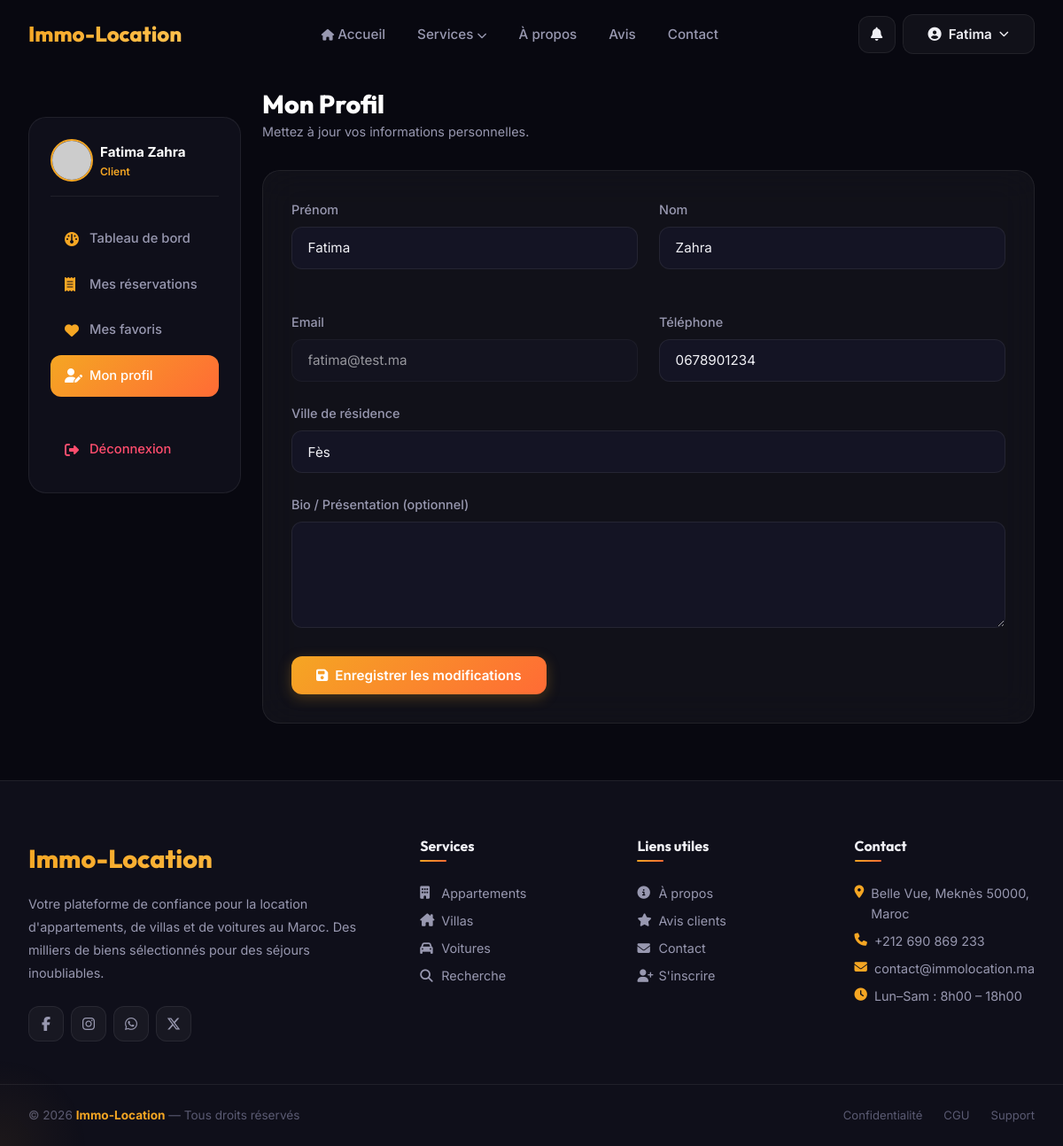
Page /page/dash/client.php?tab=profil (signed in) on the committed database.
### tables this page shows
CREATE TABLE IF NOT EXISTS utilisateurs (
  id              INT AUTO_INCREMENT PRIMARY KEY,
  prenom          VARCHAR(100) NOT NULL,
  nom             VARCHAR(100) NOT NULL,
  email           VARCHAR(191) NOT NULL UNIQUE,
  telephone       VARCHAR(20),
  mot_de_passe    VARCHAR(255) NOT NULL,
  type_compte     ENUM('client','proprietaire','admin') NOT NULL DEFAULT 'client',
  avatar          VARCHAR(255) DEFAULT NULL,
  bio             TEXT DEFAULT NULL,
  ville           VARCHAR(100) DEFAULT NULL,
  statut          ENUM('actif','suspendu','en_attente') DEFAULT 'actif',
  email_verifie   TINYINT(1) DEFAULT 0,
  token_reset     VARCHAR(255) DEFAULT NULL,
  date_creation   DATETIME DEFAULT CURRENT_TIMESTAMP,
  derniere_connexion DATETIME DEFAULT NULL,
  INDEX idx_email (email),
  INDEX idx_type  (type_compte)
);

### page/dash/client.php (the view, shortened to what this page needs)
<?php
include '../../includes/config.php';
$user_id = $_SESSION['user_id'];
$tab = $_GET['tab'] ?? 'overview';
$nb_reservations = mysqli_fetch_assoc(mysqli_query($conn,"SELECT COUNT(*) as c FROM reservations WHERE client_id=$user_id"))['c'];
$nb_favoris = mysqli_fetch_assoc(mysqli_query($conn,"SELECT COUNT(*) as c FROM favoris WHERE utilisateur_id=$user_id"))['c'];
$nb_avis = mysqli_fetch_assoc(mysqli_query($conn,"SELECT COUNT(*) as c FROM avis WHERE auteur_id=$user_id"))['c'];
?>
<!DOCTYPE html>
<html lang="fr">
<head>
  <link rel="stylesheet" href="https://cdnjs.cloudflare.com/ajax/libs/font-awesome/6.5.0/css/all.min.css">
  <link rel="stylesheet" href="../../css/global.css">
  <link rel="stylesheet" href="../../css/dashboard.css">
</head>
<body>
<?php include '../../includes/header.php'; ?>
<main style="padding-top:100px;padding-bottom:4rem;">
  <div class="container">
    <div class="dash-layout">
      <aside class="dash-sidebar">
        <div class="dash-user-profile">
          <img class="dash-user-avatar"
               src="https://ui-avatars.com/api/?name=<?php echo urlencode($_SESSION['prenom'].' '.$_SESSION['nom']); ?>&background=141424&color=f5a623"
               alt="Avatar">
          <div>
            <span class="dash-user-name"><?php echo htmlspecialchars($_SESSION['prenom'].' '.$_SESSION['nom']); ?></span>
            <div class="dash-user-role">Client</div>
          </div>
        </div>
        <nav class="dash-menu">
          <a href="client.php?tab=overview" class="dash-menu-link <?php echo $tab==='overview'?'active':''; ?>"><i class="fa-solid fa-gauge"></i> Tableau de bord</a>
          <a href="client.php?tab=reservations" class="dash-menu-link <?php echo $tab==='reservations'?'active':''; ?>"><i class="fa-solid fa-receipt"></i> Mes réservations</a>
          <a href="client.php?tab=favoris" class="dash-menu-link <?php echo $tab==='favoris'?'active':''; ?>"><i class="fa-solid fa-heart"></i> Mes favoris</a>
          <a href="client.php?tab=profil" class="dash-menu-link <?php echo $tab==='profil'?'active':''; ?>"><i class="fa-solid fa-user-pen"></i> Mon profil</a>
          <a href="../../php/logout.php" class="dash-menu-link" style="color:var(--danger);margin-top:2rem;"><i class="fa-solid fa-right-from-bracket" style="color:var(--danger);"></i> Déconnexion</a>
        </nav>
      </aside>
      <div class="dash-content">
        <?php if ($tab === 'overview'): ?>
        <div>
          <h1 class="dash-page-title">Bonjour, <?php echo htmlspecialchars($_SESSION['prenom']); ?> 👋</h1>
          <p class="dash-page-desc">Gérez vos réservations, favoris et profil depuis cet espace personnel.</p>
        </div>
        <div class="dash-stats-grid">
          <div class="stat-widget">
            <div class="stat-widget-info"><h3><?php echo $nb_reservations; ?></h3><p>Réservations</p></div>
            <div class="stat-widget-icon"><i class="fa-solid fa-receipt"></i></div>
          </div>
          <div class="stat-widget">
            <div class="stat-widget-info"><h3><?php echo $nb_favoris; ?></h3><p>Favoris</p></div>
            <div class="stat-widget-icon" style="background:rgba(255,77,109,0.2);color:var(--danger);"><i class="fa-solid fa-heart"></i></div>
          </div>
          <div class="stat-widget">
            <div class="stat-widget-info"><h3><?php echo $nb_avis; ?></h3><p>Avis rédigés</p></div>
            <div class="stat-widget-icon" style="background:var(--success-glow);color:var(--success);"><i class="fa-solid fa-star"></i></div>
          </div>
        </div>
        <?php
        $recent_q = mysqli_query($conn, "
            SELECT r.numero_reservation, r.date_debut, r.date_fin, r.statut, r.prix_total,
                   IF(r.type_reservation='bien', b.titre, CONCAT(v.marque,' ',v.modele)) as item_title
            FROM reservations r
            LEFT JOIN biens b ON r.bien_id = b.id
            LEFT JOIN voitures v ON r.voiture_id = v.id
            WHERE r.client_id = $user_id ORDER BY r.date_creation DESC LIMIT 3
        ");
        $recent_res = [];
        while ($rr = mysqli_fetch_assoc($recent_q)) $recent_res[] = $rr;
        ?>
        <?php if (!empty($recent_res)): ?>
        <div class="chart-card">
          <h4 class="chart-card-title">Réservations récentes <a href="client.php?tab=reservations" class="btn btn-secondary btn-sm" style="font-size:0.78rem;">Voir tout</a></h4>
          <?php foreach ($recent_res as $rr): ?>
          <div style="display:flex;justify-content:space-between;align-items:center;padding:0.75rem 0;border-bottom:1px solid var(--border);gap:0.5rem;flex-wrap:wrap;">
            <div style="min-width:0;flex:1;">
              <div style="font-weight:600;color:var(--white);font-size:0.92rem;white-space:nowrap;overflow:hidden;text-overflow:ellipsis;"><?php echo htmlspecialchars($rr['item_title']); ?></div>
              <div style="font-size:0.78rem;color:var(--text-secondary);"><?php echo date('d/m/Y',strtotime($rr['date_debut'])); ?> → <?php echo date('d/m/Y',strtotime($rr['date_fin'])); ?></div>
            </div>
            <div style="text-align:right;flex-shrink:0;">
              <span class="badge <?php echo $rr['statut']==='confirmee'?'badge-success':($rr['statut']==='annulee'?'badge-danger':'badge-warning'); ?>" style="text-transform:capitalize;"><?php echo $rr['statut']; ?></span>
              <div style="font-size:0.82rem;color:var(--primary);font-weight:700;margin-top:2px;"><?php echo number_format($rr['prix_total'],0); ?> DH</div>
            </div>
          </div>
          <?php endforeach; ?>
        </div>
        <?php endif; ?>
        <div class="chart-card">
          <h4 class="chart-card-title">Explorer la plateforme</h4>
          <div style="display:flex;gap:0.5rem;flex-wrap:wrap;margin-top:0.5rem;">
            <a href="../appartement.php" class="btn btn-secondary"><i class="fa-solid fa-building"></i> Appartements</a>
            <a href="../villa.php" class="btn btn-secondary"><i class="fa-solid fa-house-chimney"></i> Villas</a>
            <a href="../voiturre.php" class="btn btn-secondary"><i class="fa-solid fa-car"></i> Voitures</a>
            <a href="../recherche.php" class="btn btn-primary"><i class="fa-solid fa-search"></i> Rechercher</a>
          </div>
        </div>
        <?php elseif ($tab === 'profil'): ?>
        <div>
          <h1 class="dash-page-title">Mon Profil</h1>
          <p class="dash-page-desc">Mettez à jour vos informations personnelles.</p>
        </div>
        <?php
        $u_q = mysqli_query($conn,"SELECT * FROM utilisateurs WHERE id=$user_id");
        $u = mysqli_fetch_assoc($u_q);
        ?>
        <div class="glass-card" style="padding:var(--space-xl);">
          <form method="POST">
            <div class="grid-2">
              <div class="form-group"><label class="form-label">Prénom</label><input type="text" name="prenom" class="form-control" value="<?php echo htmlspecialchars($u['prenom']); ?>" required></div>
              <div class="form-group"><label class="form-label">Nom</label><input type="text" name="nom" class="form-control" value="<?php echo htmlspecialchars($u['nom']); ?>" required></div>
              <div class="form-group"><label class="form-label">Email</label><input type="email" class="form-control" value="<?php echo htmlspecialchars($u['email']); ?>" readonly style="opacity:0.6;cursor:not-allowed;"></div>
              <div class="form-group"><label class="form-label">Téléphone</label><input type="tel" name="telephone" class="form-control" value="<?php echo htmlspecialchars($u['telephone']??''); ?>"></div>
            </div>
            <div class="form-group"><label class="form-label">Ville de résidence</label><input type="text" name="ville" class="form-control" value="<?php echo htmlspecialchars($u['ville']??''); ?>"></div>
            <div class="form-group"><label class="form-label">Bio / Présentation (optionnel)</label><textarea name="bio" class="form-control"><?php echo htmlspecialchars($u['bio']??''); ?></textarea></div>
            <button type="submit" class="btn btn-primary"><i class="fa-solid fa-floppy-disk"></i> Enregistrer les modifications</button>
          </form>
        </div>
        <?php endif; ?>
      </div>
    </div>
  </div>
</main>
<?php include '../../includes/footer.php'; ?>
</body>
</html>

### css/global.css (style rules this page uses)
:root { --bg-primary: #080810; --bg-secondary: #0f0f1a; --bg-card: #141424; --bg-card-hover: #1a1a2e; --primary: #f5a623; --primary-light: #ffc04d; --primary-dark: #d4881a; --primary-glow: rgba(245, 166, 35, 0.25); --accent: #6c63ff; --accent-light: #8b85ff; --accent-glow: rgba(108, 99, 255, 0.25); --success: #00d4aa; --success-glow: rgba(0, 212, 170, 0.25); --danger: #ff4d6d; --danger-glow: rgba(255, 77, 109, 0.25); --warning: #ffbe0b; --info: #4cc9f0; --text-primary: #f0f0f5; --text-secondary: #9898b0; --text-muted: #5a5a72; --text-disabled: #3a3a50; --border: rgba(255, 255, 255, 0.07); --border-hover: rgba(245, 166, 35, 0.3); --glass: rgba(255, 255, 255, 0.04); --glass-hover: rgba(255, 255, 255, 0.08); --white: #ffffff; --gradient-primary: linear-gradient(135deg, #f5a623, #ff6b35); --gradient-accent: linear-gradient(135deg, #6c63ff, #4cc9f0); --gradient-hero: linear-gradient(135deg, rgba(8,8,16,0.92) 0%, rgba(15,15,26,0.85) 100%); --gradient-card: linear-gradient(145deg, rgba(20,20,36,0.9), rgba(10,10,20,0.95)); --gradient-gold: linear-gradient(135deg, #f5a623, #ffc04d, #f5a623); --shadow-sm: 0 2px 8px rgba(0,0,0,0.4); --shadow-md: 0 8px 24px rgba(0,0,0,0.5); --shadow-lg: 0 16px 48px rgba(0,0,0,0.6); --shadow-glow: 0 0 30px rgba(245, 166, 35, 0.3); --shadow-accent: 0 0 30px rgba(108, 99, 255, 0.3); --font-heading: 'Outfit', sans-serif; --font-body: 'Inter', sans-serif; --space-xs: 0.25rem; --space-sm: 0.5rem; --space-md: 1rem; --space-lg: 1.5rem; --space-xl: 2rem; --space-2xl: 3rem; --space-3xl: 4rem; --radius-sm: 6px; --radius-md: 12px; --radius-lg: 20px; --radius-xl: 30px; --radius-full: 9999px; --transition-fast: 0.15s ease; --transition-base: 0.3s ease; --transition-slow: 0.5s ease; --transition-spring: 0.4s cubic-bezier(0.34, 1.56, 0.64, 1); --z-dropdown: 100; --z-sticky: 200; --z-modal: 500; --z-toast: 600; --z-nav: 300; }
*, *::before, *::after { box-sizing: border-box; margin: 0; padding: 0; }
html { scroll-behavior: smooth; font-size: 16px; }
body { font-family: var(--font-body); background-color: var(--bg-primary); color: var(--text-primary); line-height: 1.6; min-height: 100vh; overflow-x: hidden; -webkit-font-smoothing: antialiased; }
img, video { max-width: 100%; height: auto; display: block; }
a { text-decoration: none; color: inherit; transition: color var(--transition-base); }
button { cursor: pointer; border: none; background: none; font-family: var(--font-body); }
input, textarea, select { font-family: var(--font-body); }
h1, h2, h3, h4, h5, h6 { font-family: var(--font-heading); line-height: 1.2; }
.container { max-width: 1200px; margin: 0 auto; padding: 0 var(--space-xl); }
.glass-card { background: var(--glass); backdrop-filter: blur(20px); -webkit-backdrop-filter: blur(20px); border: 1px solid var(--border); border-radius: var(--radius-lg); transition: all var(--transition-base); }
.btn { display: inline-flex; align-items: center; justify-content: center; gap: var(--space-sm); padding: 0.75rem 1.75rem; border-radius: var(--radius-md); font-weight: 600; font-size: 0.95rem; transition: all var(--transition-spring); position: relative; overflow: hidden; white-space: nowrap; }
.btn::before { content: ''; position: absolute; top: 0; left: -100%; width: 100%; height: 100%; background: linear-gradient(90deg, transparent, rgba(255,255,255,0.1), transparent); transition: left 0.5s ease; }
.btn-primary { background: var(--gradient-primary); color: var(--white); box-shadow: 0 4px 15px var(--primary-glow); }
.form-group { margin-bottom: var(--space-lg); }
.form-label { display: block; font-size: 0.9rem; font-weight: 500; color: var(--text-secondary); margin-bottom: var(--space-sm); }
.form-control { width: 100%; padding: 0.85rem 1.1rem; background: var(--bg-card); border: 1px solid var(--border); border-radius: var(--radius-md); color: var(--text-primary); font-size: 0.95rem; transition: all var(--transition-base); outline: none; }
.form-control::placeholder { color: var(--text-muted); }
textarea.form-control { resize: vertical; min-height: 120px; }
.grid-2 { display: grid; grid-template-columns: repeat(2, 1fr); gap: var(--space-lg); }

### rows in the picture
utilisateurs: prenom "Fatima", nom "Zahra", email "fatima@test.ma", telephone "0678901234", ville "Fès"

### other values in the picture
$_SESSION['prenom'] "Fatima"
$_SESSION['prenom'].' '.$_SESSION['nom'] "Fatima Zahra"
